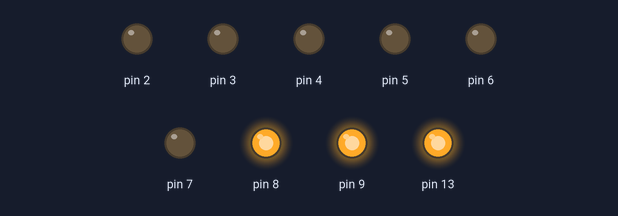
Bench run of a sketch on a simulated Arduino Uno, built with avr-gcc and run on an emulated ATmega328P. Parts: output pins drawn as LEDs (lit = HIGH).

Above: at 0.5 s.
At 1.5 s:
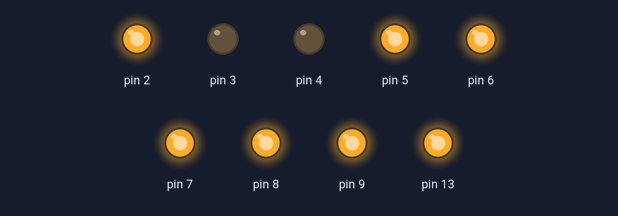
At 2.5 s:
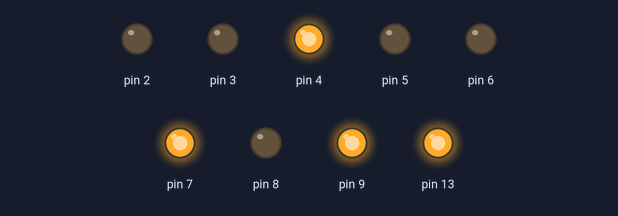
At 4.5 s:
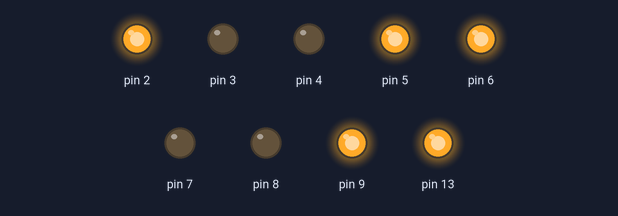
At 6.5 s:
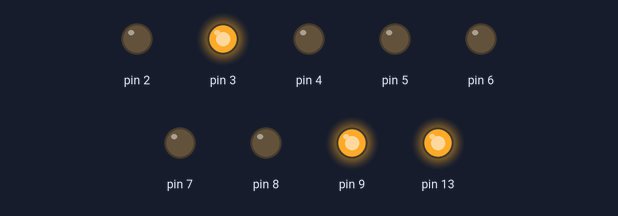
At 9.5 s:
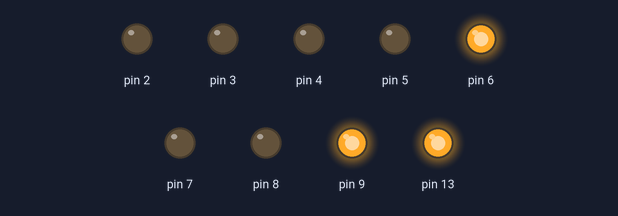
Timing chart, 0 to 11.5 s (numbered marks = the images above):
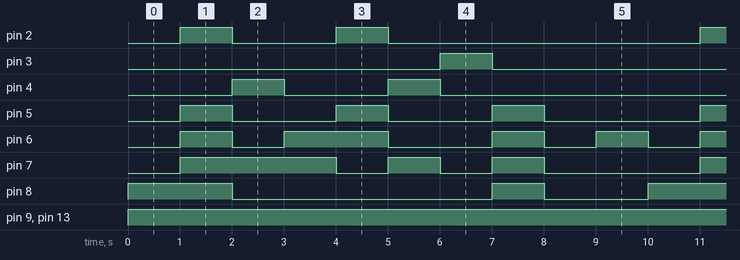

The sketch:

number_light2.ino
```cpp
void setup() {
  // put your setup code here, to run once:
  pinMode(13,OUTPUT);
  for(int n=2;n<=9;n++)
  pinMode(n,OUTPUT);

}

void loop() {
  // put your main code here, to run repeatedly:
  digitalWrite(13,HIGH);

  int n0[8]={0,0,0,0,0,0,1,1};
    int z=0;
    for(int x=2;x<=9;x++){
    digitalWrite(x,n0[z]);
    z++;
    if(z>=9)
      z=0;

    }
    delay(1000);

      int n1[8]={1,0,0,1,1,1,1,1};
        z=0;
       for(int x=2;x<=9;x++){
    digitalWrite(x,n1[z]);
    z++;
    if(z>=9)
      z=0;


}
 delay(1000);

      int n2[8]={0,0,1,0,0,1,0,1};
        z=0;
       for(int x=2;x<=9;x++){
    digitalWrite(x,n2[z]);
    z++;
    if(z>=9)
      z=0;

       }
delay(1000);

      int n3[8]={0,0,0,0,1,1,0,1};
        z=0;
       for(int x=2;x<=9;x++){
    digitalWrite(x,n3[z]);
    z++;
    if(z>=9)
      z=0;

       }
delay(1000);


    int n4[8]={1,0,0,1,1,0,0,1};
        z=0;
       for(int x=2;x<=9;x++){
    digitalWrite(x,n4[z]);
    z++;
    if(z>=9)
      z=0;

       }
delay(1000);


     int n5[8]={0,1,0,0,1,0,0,1};
        z=0;
       for(int x=2;x<=9;x++){
    digitalWrite(x,n2[z]);
    z++;
    if(z>=9)
      z=0;

       }
delay(1000);


     int n6[8]={0,1,0,0,0,0,0,1};
        z=0;
       for(int x=2;x<=9;x++){
    digitalWrite(x,n6[z]);
    z++;
    if(z>=9)
      z=0;

       }
delay(1000);


     int n7[8]={0,0,0,1,1,1,1,1};
        z=0;
       for(int x=2;x<=9;x++){
    digitalWrite(x,n7[z]);
    z++;
    if(z>=9)
      z=0;

       }
delay(1000);


     int n8[8]={0,0,0,0,0,0,0,1};
        z=0;
       for(int x=2;x<=9;x++){
    digitalWrite(x,n8[z]);
    z++;
    if(z>=9)
      z=0;

       }
delay(1000);


     int n9[8]={0,0,0,0,1,0,0,1};
        z=0;
       for(int x=2;x<=9;x++){
    digitalWrite(x,n9[z]);
    z++;
    if(z>=9)
      z=0;

       }
delay(1000);


}
```

Measured:
- by itself, pin 2, pin 4: repeats every 10.0 s: LOW 2.0 s, HIGH 1.0 s, LOW 6.0 s, HIGH 1.0 s
- by itself, pin 3: alternates HIGH for 1.0 s and LOW for 9.0 s
- by itself, pin 5: repeats every 10.0 s: 2 × (LOW 2.0 s, HIGH 1.0 s), LOW 3.0 s, HIGH 1.0 s
- by itself, pin 6: repeats every 10.0 s: LOW 1.0 s, HIGH 2.0 s, LOW 2.0 s, 2 × (HIGH 1.0 s, LOW 1.0 s), HIGH 1.0 s
- by itself, pin 7: repeats every 10.0 s: 2 × (LOW 1.0 s, HIGH 1.0 s), LOW 3.0 s, HIGH 3.0 s
- by itself, pin 8: repeats every 10.0 s: LOW 5.0 s, HIGH 1.0 s, LOW 2.0 s, HIGH 2.0 s
- by itself, pin 9, pin 13: LOW → HIGH at 0.00 s
